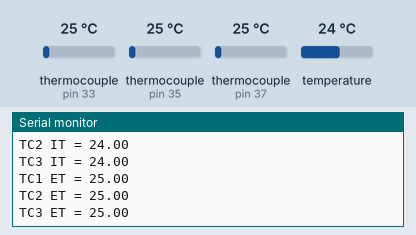
Bench run of a sketch on a simulated Arduino Mega 2560, built with avr-gcc and run on an emulated ATmega2560. Parts: the last lines printed to the serial monitor. The inputs (shaded band) are chosen by the test bench; at power-on: thermocouple (sensors on pin 33, pin 35, pin 37) 25 °C, temperature 24 °C.

Above: at 1.7 s.
1.8 s: thermocouple (sensor on pin 33) set to 6 °C
At 6.0 s:
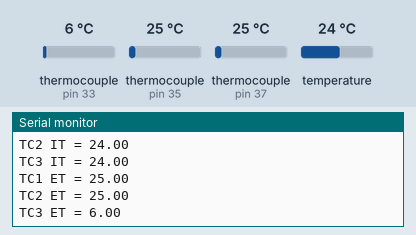
6.1 s: thermocouple (sensor on pin 35) set to 6 °C
10.4 s: thermocouple (sensor on pin 37) set to 6 °C
At 11.1 s:
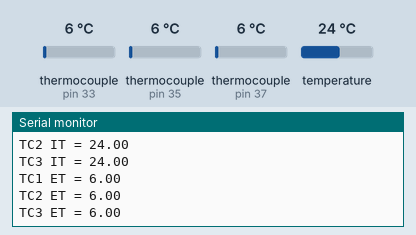
14.7 s: temperature set to 12 °C
19.0 s: thermocouple (sensor on pin 33) set to 75 °C
At 22.0 s:
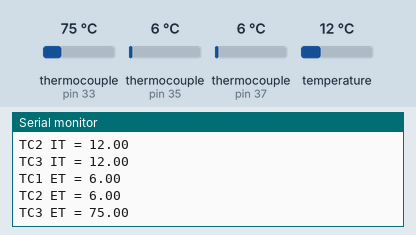
23.3 s: thermocouple (sensor on pin 35) set to 75 °C
At 27.0 s:
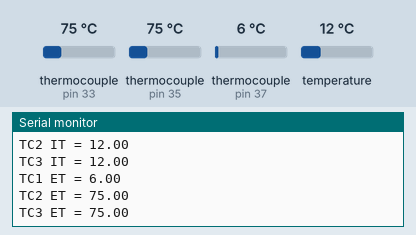
Timing chart, 0 to 28.5 s (numbered marks = the images above; inputs shaded):
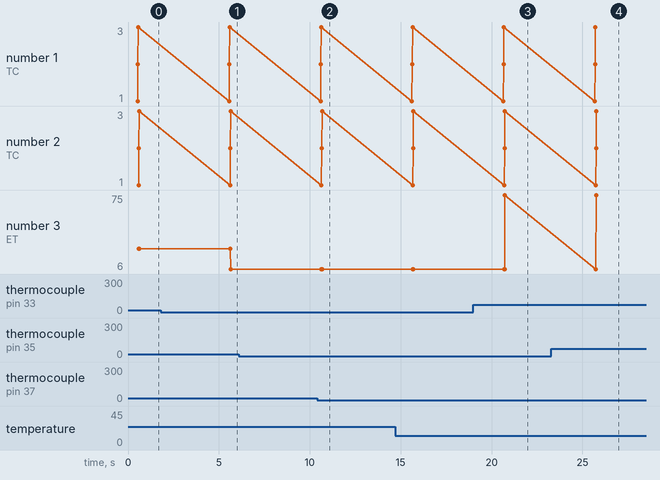

Measured:
- after the input at 1.8 s, the serial monitor: prints a new line after 3.8 s (image 1)
- after the input at 10.4 s, the serial monitor: prints a new line after 0.24 s (image 2)
- after the input at 19.0 s, the serial monitor: prints a new line after 1.7 s (image 3)
- after the input at 23.3 s, the serial monitor: prints a new line after 2.4 s (image 4)
- plotted number 3: 25 → 6 after the input at 1.8 s, 6 → 75 after the input at 19.0 s

The sketch:

daq_tc.ino
```cpp
/////////////// DEPRECATED

#include <SPI.h>
#include "Adafruit_MAX31855.h"

// Default connection is using software SPI, but comment and uncomment one of
// the two examples below to switch between software SPI and hardware SPI:

// Example creating a thermocouple instance with software SPI on any three
// digital IO pins.

#define TC_DO   48
#define TC_CLK  49
#define TC_1_CS 37
#define TC_2_CS 35
#define TC_3_CS 33

// initialize the Thermocouple
Adafruit_MAX31855 TC1(TC_CLK, TC_1_CS, TC_DO);
Adafruit_MAX31855 TC2(TC_CLK, TC_2_CS, TC_DO);
Adafruit_MAX31855 TC3(TC_CLK, TC_3_CS, TC_DO);

// Example creating a thermocouple instance with hardware SPI
// on a given CS pin.
//#define MAXCS   10
//Adafruit_MAX31855 thermocouple(MAXCS);

// Example creating a thermocouple instance with hardware SPI
// on SPI1 using specified CS pin.
//#define MAXCS   10
//Adafruit_MAX31855 thermocouple(MAXCS, SPI1);

void setup() {
  Serial.begin(9600);

  while (!Serial) delay(1); // wait for Serial on Leonardo/Zero, etc

  Serial.println("MAX31855 test");
  // wait for MAX chip to stabilize
  delay(500);
  Serial.print("Initializing sensors...");
  if (!TC1.begin()) {
    Serial.println("ERROR. TC1 did not start.");
    while (1) delay(10);
  }
  if (!TC2.begin()) {
    Serial.println("ERROR. TC2 did not start.");
    while (1) delay(10);
  }
  if (!TC3.begin()) {
    Serial.println("ERROR. TC3 did not start.");
    while (1) delay(10);
  }
  Serial.println("DONE.");
}

void loop() {

  Serial.print("TC1 IT = ");
  Serial.println(TC1.readInternal());
  Serial.print("TC2 IT = ");
  Serial.println(TC2.readInternal());
  Serial.print("TC3 IT = ");
  Serial.println(TC3.readInternal());

  double c = TC1.readCelsius();
  if (isnan(c)) {
    Serial.println("ERROR. TC1 NaN.");
  } else {
    Serial.print("TC1 ET = ");
    Serial.println(c);
  }
  c = TC2.readCelsius();
  if (isnan(c)) {
    Serial.println("ERROR. TC2 NaN.");
  } else {
    Serial.print("TC2 ET = ");
    Serial.println(c);
  }
  c = TC3.readCelsius();
  if (isnan(c)) {
    Serial.println("ERROR. TC3 NaN.");
  } else {
    Serial.print("TC3 ET = ");
    Serial.println(c);
  }

  delay(5000);
}
```
